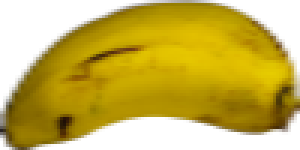
%> input picture DATASET/Training/Pisang Ambon/Pisang Ambon (1).png, 100 x 50 px (shown 3 times larger); its folder holds only this picture in this run
$ octave glcmknn.m   (GNU Octave 9; MATLAB toolbox functions it lacks are replaced by stand-ins)
%> lines starting %> are read from the running program, lines starting %| are printed output that depends on the picture
clear
clc
close all
%pelatihan
cd('C:\Users\LENOVO\Documents\MATLAB\GLCM_KNN\DATASET\Training');
datasetku={'Pisang Ambon';'Pisang Cavendish';'Pisang Emas';'Pisang Kepok';'Pisang Raja'};
jmlkls=length(datasetku);
for n=1:jmlkls
    cd(char(datasetku(n)));
    datacitra=dir('*.png');
    jmldata=length(datacitra);
    for i=1:jmldata
        namafile=datacitra(i).name;
        citrai=rgb2gray(imread(namafile));
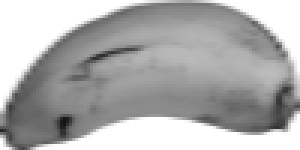
%> citrai: size 50x100 uint8 (shown 3 times larger); min 19, max 255, mean 174.6

        fitur = graycoprops(graycomatrix(citrai, 'Offset', [-1 1])); %glcm
%> fitur = {Contrast 0.469, Correlation 0.907, Energy 0.173, Homogeneity 0.896}
        fitur_mat(i+jmldata*(n-1),1)=fitur.Contrast;
        fitur_mat(i+jmldata*(n-1),2)=fitur.Correlation;
        fitur_mat(i+jmldata*(n-1),3)=fitur.Energy;
        fitur_mat(i+jmldata*(n-1),4)=fitur.Homogeneity;

        kelas(i+jmldata*(n-1))=n;
    end
    cd('..');
end
%> pass 2 of the loop `for n=1:jmlkls`:
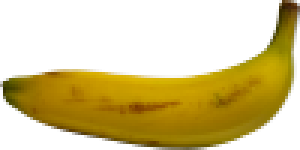
%> input picture DATASET/Training/Pisang Cavendish/Pisang Cavendish (1).png, 100 x 50 px (shown 3 times larger)
%> `citrai=rgb2gray(imread(namafile));`:
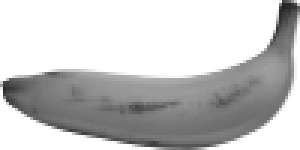
%> citrai: size 50x100 uint8 (shown 3 times larger); min 32, max 255, mean 197.8
%> fitur = {Contrast 0.604, Correlation 0.915, Energy 0.33, Homogeneity 0.921}

%pengujian
model = fitcknn(fitur_mat,kelas'); %model knn
cd('C:\Users\LENOVO\Documents\MATLAB\GLCM_KNN\DATASET\Testing1\')

 for j=1:jmlkls
    nama=sprintf('Pisang%d.png',j);
%> (the run ends here)
